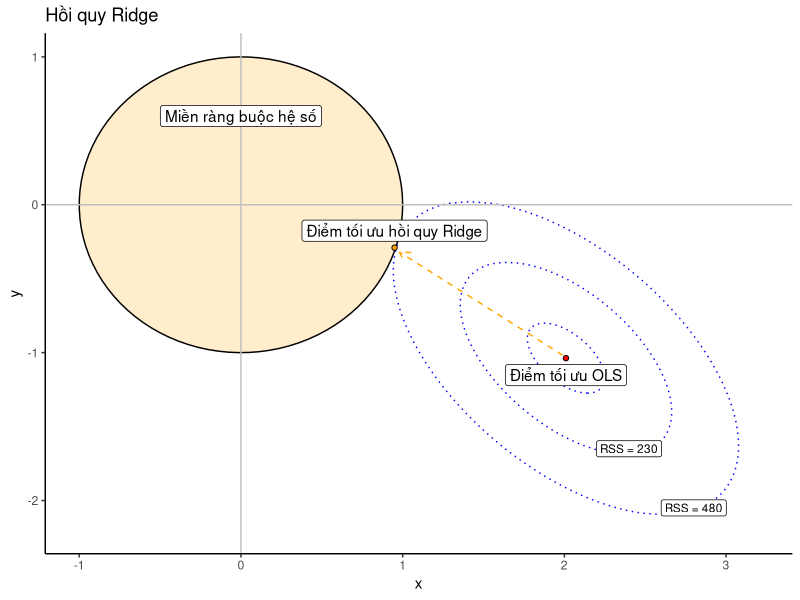
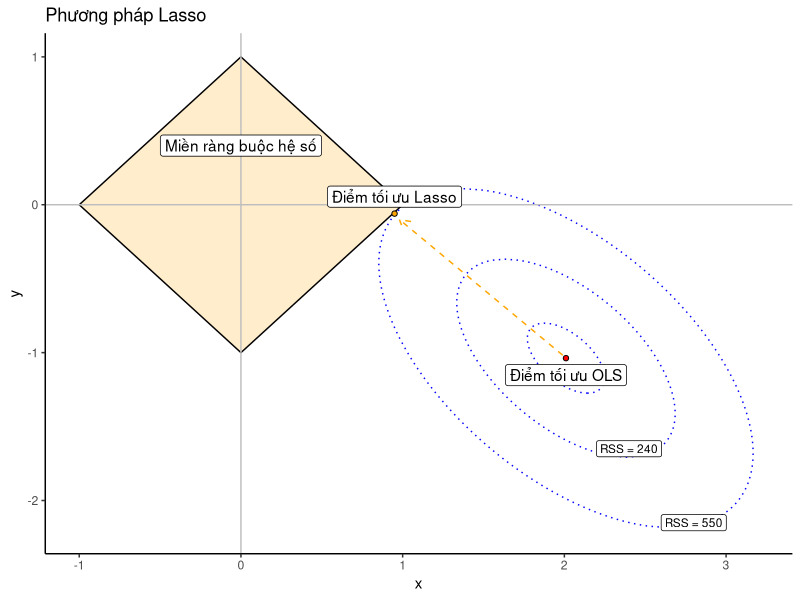

Generate these figures, in order, with R:
# Thu vien
library(ggplot2)
library(dplyr)


## Mô phỏng dữ liệu
n<-500
rho<-0.6
sigma<-0.4
set.seed(1)
x1<-rnorm(n,0,1)
x2<-x1*rho+rnorm(n,0,1)*sqrt(1-rho^2)
y<-2*x1-1*x2+rnorm(n,0,sigma)

# Ước lượng mô hình tuyến tính
lm1<-lm(y~x1+x2)


# Giá trị nhỏ nhất của tổng bình phương sai số RSS
minRSS<-sum(lm1$residuals^2)

# Các hệ số tối ưu
beta<-as.numeric(lm1$coefficients[2:3])
b0<-lm1$coefficients[1]

# Hàm giải phương trình bậc 2
sol_equa_2<-function(a,b,c){ # nghiem cua ax^2+bx+c
  del<- b^2 - 4*a*c
  if (del>0){
    return( c( (-sqrt(del)-b)/(2*a),(sqrt(del)-b)/(2*a) ) )
  }
}

# Hàm để vẽ elip
dat_ellipse<-function(A1,A2,A12,B1,B2,C,n){
  y0<-sol_equa_2((A12^2-A1*A2), 2*(A12*B1-A1*B2), (B1^2-A1*C))
  y0<-sort(y0)
  ep0<-10^(-8)
  yy<-seq(y0[1]+ep0,y0[2]-ep0,length=n)
  dat<-data.frame()
  for (i in 1:n){
    xx<-sol_equa_2(1, 2*(A12 * yy[i] + B1)/A1, (A2*yy[i]^2 + 2*B2*yy[i]+C)/A1)
    if (i == 1){
      dat<-data.frame(x = xx, y = rep(yy[i],2), z = c(1,2*n))
    } else {
      newdat<-data.frame(x = xx, y = rep(yy[i],2), z = c(i,2*n-i))
      dat<-rbind(dat,newdat)
    }
  }
  dat<-arrange(dat,z)
  return(dat)
}

# Hàm vẽ hình tròn
vehinhtron <- function(center=c(0,0), diameter=1, npoints=100, start=0, end=2, filled=TRUE){
  tt <- seq(start*pi, end*pi, length.out=npoints)
  df <- data.frame(
    x = center[1] + diameter / 2 * cos(tt),
    y = center[2] + diameter / 2 * sin(tt)
  )
  if(filled==TRUE) {
    df <- rbind(df, center)
  }
  return(df)
}


# Vẽ hình ridge

# Tính toán các tham số của elip
A1<-sum(x1^2)
A2<-sum(x2^2)
A12<-sum(x1*x2)
B1<- -sum(x1*(y-b0))
B2<- -sum(x2*(y-b0))
C<- sum((y -b0)^2) - minRSS

# Tạo dữ liệu để vẽ hình tròn và các elip
hinhtron <- vehinhtron(center=c(0,0), diameter=2, npoints= 100 , start = 0, end=2, filled=FALSE)

# Ellip nhỏ nhất
ep<-20
dat1<-dat_ellipse(A1,A2,A12,B1,B2,C-ep,n = 200)

# Ellip nhỏ thứ 2
ep<-150
dat2<-dat_ellipse(A1,A2,A12,B1,B2,C-ep,n = 200)

# Ellip lớn nhất
ep<-400
dat3<-dat_ellipse(A1,A2,A12,B1,B2,C-ep,n = 200)

# Vẽ hình
data.frame(x=0,y=0)%>%ggplot(aes(x,y))+
  geom_polygon(data=hinhtron, aes(x,y), color="black", fill="orange", alpha = 0.2)+
  geom_point(aes(x=beta[1],y=beta[2]),fill="red",shape=21)+
  # geom_segment(aes(x=beta[1],y=beta[2], xend = 0,yend = beta[2]), col = "lightblue",linetype=2)+
  # geom_segment(aes(x=beta[1],y=beta[2], xend = beta[1],yend = 0), col = "lightblue",linetype=2)+
  geom_path(data = dat1, aes(x,y),linetype = 3, col = "blue")+
  geom_path(data = dat2, aes(x,y),linetype = 3 , col = "blue")+
  geom_path(data = dat3, aes(x,y),linetype = 3 , col = "blue")+
  expand_limits(x = 0, y = 0)+
  xlim(c(-1,3.2)) + ylim(c(-2.2,1))+
  theme_classic()+
  geom_hline(yintercept = 0, col = "grey")+geom_vline(xintercept = 0, col = "grey")+
  geom_point(aes(x=0.95,y=-0.29),fill="orange",shape=21)+
  geom_segment(aes(x=beta[1]-0.02,y=beta[2]+0.02, xend = 0.98,yend = -0.32), col = "orange",linetype=2,arrow = arrow(length = unit(0.3, "cm")))+
  geom_label(aes(x=beta[1],y=beta[2]),label = "Điểm tối ưu OLS", vjust = 1.3)+
  geom_label(aes(x=0.95,y=-0.29),label = "Điểm tối ưu hồi quy Ridge", vjust= -0.3)+
  geom_label(aes(x=0,y=0.6),label = "Miền ràng buộc hệ số")+
  geom_label(aes(x=2.4,y=-1.65),label = "RSS = 230", size = 3)+
  geom_label(aes(x=2.8,y=-2.05),label = "RSS = 480", size = 3)+
  ggtitle("Hồi quy Ridge")


# Vẽ hình lasso
# Tạo dữ liệu để vẽ hình tròn và các elip
hinhtron <- vehinhtron(center=c(0,0), diameter=2, npoints = 5 , start = 0, end=2, filled=FALSE)

# Ellip nhỏ nhất
ep<-20
dat1<-dat_ellipse(A1,A2,A12,B1,B2,C-ep,n = 200)

# Ellip nhỏ thứ 2
ep<-160
dat2<-dat_ellipse(A1,A2,A12,B1,B2,C-ep,n = 200)

# Ellip lớn nhất
ep<-470
dat3<-dat_ellipse(A1,A2,A12,B1,B2,C-ep,n = 200)


data.frame(x=0,y=0)%>%ggplot(aes(x,y))+
  geom_polygon(data=hinhtron, aes(x,y), color="black", fill="orange", alpha = 0.2)+
  geom_point(aes(x=beta[1],y=beta[2]),fill="red",shape=21)+
  # geom_segment(aes(x=beta[1],y=beta[2], xend = 0,yend = beta[2]), col = "lightblue",linetype=2)+
  # geom_segment(aes(x=beta[1],y=beta[2], xend = beta[1],yend = 0), col = "lightblue",linetype=2)+
  geom_path(data = dat1, aes(x,y),linetype = 3, col = "blue")+
  geom_path(data = dat2, aes(x,y),linetype = 3 , col = "blue")+
  geom_path(data = dat3, aes(x,y),linetype = 3 , col = "blue")+
  expand_limits(x = 0, y = 0)+
  xlim(c(-1,3.2)) + ylim(c(-2.2,1))+
  theme_classic()+
  geom_hline(yintercept = 0, col = "grey")+geom_vline(xintercept = 0, col = "grey")+
  geom_point(aes(x=0.95,y=-0.06),fill="orange",shape=21)+
  geom_segment(aes(x=beta[1]-0.02,y=beta[2]+0.02, xend = 0.98,yend = -0.1), col = "orange",linetype=2,arrow = arrow(length = unit(0.3, "cm")))+
  geom_label(aes(x=beta[1],y=beta[2]),label = "Điểm tối ưu OLS", vjust = 1.3)+
  geom_label(aes(x=0.95,y=-0.06),label = "Điểm tối ưu Lasso", vjust= -0.3)+
  geom_label(aes(x=0,y=0.4),label = "Miền ràng buộc hệ số")+
  geom_label(aes(x=2.4,y=-1.65),label = "RSS = 240", size = 3)+
  geom_label(aes(x=2.8,y=-2.15),label = "RSS = 550", size = 3)+
  ggtitle("Phương pháp Lasso")
